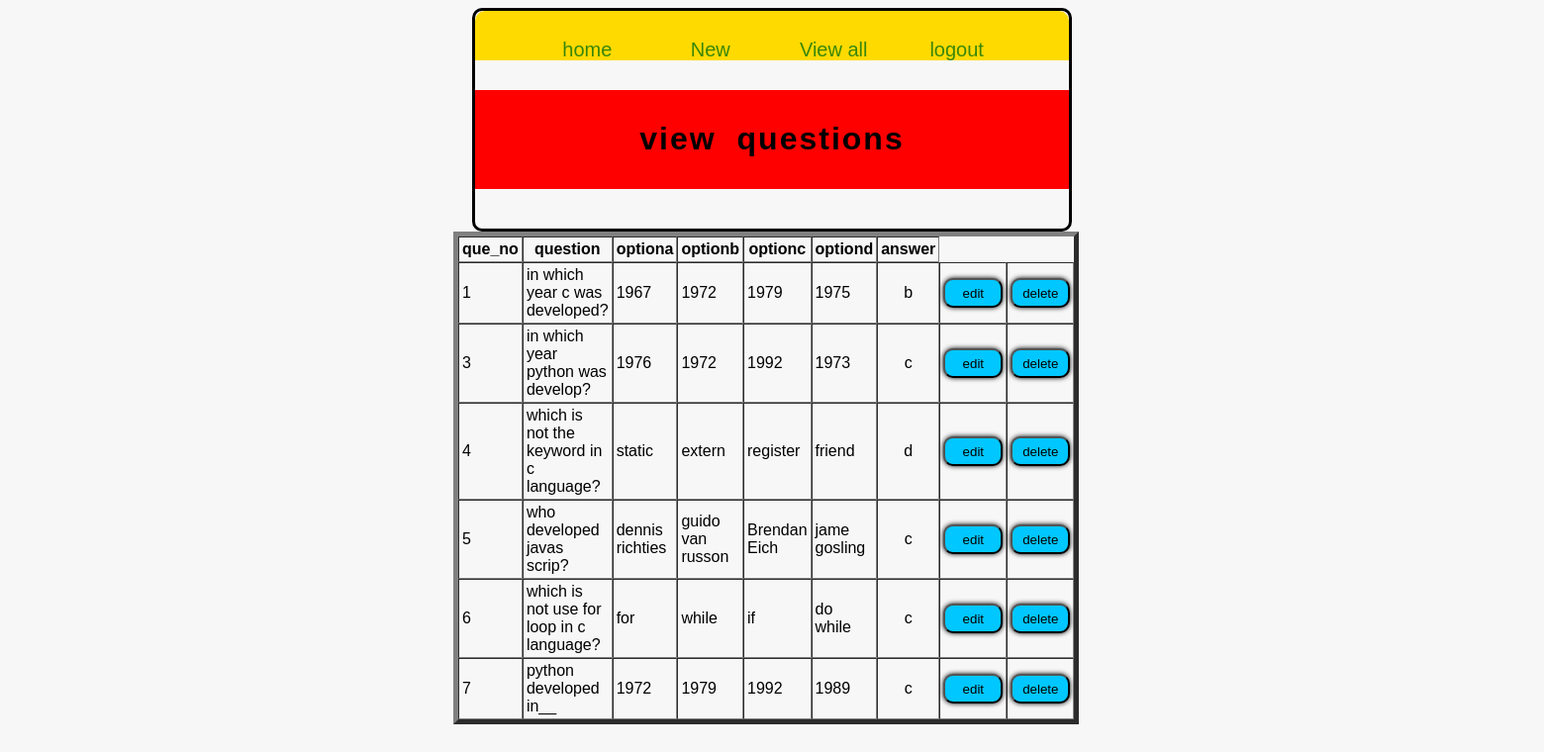
Page /OTS/view-questions/ (signed in) on the committed database.
### OTS/models.py (models this page shows)
class Question(models.Model):
    que_no=models.IntegerField(primary_key=True,auto_created=True)
    que=models.CharField(max_length=200)
    optiona=models.CharField(max_length=100)
    optionb=models.CharField(max_length=100)
    optionc=models.CharField(max_length=100)
    optiond=models.CharField(max_length=100)
    answer=models.CharField(max_length=1)

### OTS/views.py (the view)
# urls.py: path('view-questions/',viewQuestions),#html file
def viewQuestions(request):
    try:
      if request.session['username']=='Admin':
        pass
      else:
          return HttpResponseRedirect('http://localhost:8000/OTS/Home/')
    except KeyError:
         return HttpResponseRedirect('http://localhost:8000/OTS/login/')
    questions=Question.objects.all()
    res=render(request,'OTS/view_questions.html',{'questions':questions})
    return res

### templates/OTS/view_questions.html (shortened to what this page needs)
<!DOCTYPE html>
{% load static %}
<html lang="en">
<head>
    <link rel="stylesheet" href="{% static 'css/common_header.css' %}">
    <link rel="stylesheet" href="{% static 'css/view_questions.css' %}">
</head>
<body>
    <div class="menu">
        <nav class="links">
            {% if request.session.username == 'Admin' %}
                 <a href="http://localhost:8000/OTS/Home">home</a>
                 <a href="http://localhost:8000/OTS/new-question/">New</a>
                 <a href="http://localhost:8000/OTS/view-questions/">View all</a>
                 <a href="http://localhost:8000/OTS/logout/">logout</a>
            {% else %}
                 <a href="http://localhost:8000/OTS/start-test/">start test</a>
                 <a href="http://localhost:8000/OTS/logout">logout</a>
            {% endif %}
        </nav>
        <div class="heading">
           <h1>view questions</h1>
        </div>
    </div>
   <div id="table">
       <table border="5" cellpadding="3" cellspacing="0" width="2">
          <tr>
            <th>que_no</th>
            <th>question</th>
            <th>optiona</th>
            <th>optionb</th>
            <th>optionc</th>
            <th>optiond</th>
            <th>answer</th>
        </tr>
        <tr>
            {% for question in questions %}
              <tr>
                  <td>{{question.que_no}}</td>
                  <td>{{question.que}}</td>
                  <td>{{question.optiona}}</td>
                  <td>{{question.optionb}}</td>
                  <td>{{question.optionc}}</td>
                  <td>{{question.optiond}}</td>
                  <td style="text-align:center;">{{question.answer}}</td>
                  <td><a href="http://localhost:8000/OTS/edit-question?que_no={{question.que_no}}"><button class="button">edit</button></a></td>
                  <td><a href="http://localhost:8000/OTS/delete-question?que_no={{question.que_no}}"><button class="button">delete</button></a></td>
              </tr>
            {% endfor%}
        </tr>
     </table>
   </div>
</body>
</html>

### static/css/common_header.css (style rules this page uses)
body { background-color: rgb(213 213 213 / 19%); font-family: 'Franklin Gothic Medium', 'Arial Narrow', Arial, sans-serif; }
.menu { position: relative; border-style: solid; width: 600px; text-align: center; margin: auto; height: 220px; border-radius: 10px; }
.menu .links { width: 600px; height: 50px; background-color: #ffda00; margin-bottom: 30px; border-top-left-radius: 10px; border-top-right-radius: 10px; }
.menu .links a { position: relative; top:28px; display: inline-block; width: 100px; padding-left:10px; padding-right:10px; font-size: 20px; border-radius: 5px; text-decoration: none; color:#39870a; }
.menu .heading { background-color: red; padding-top: 10px; padding-bottom: 10px; word-spacing: 10px; letter-spacing:2px; }

### static/css/view_questions.css (style rules this page uses)
#table { position: relative; left:450px; }
.button { background-color: #00c7ff; border-radius: 10px; height: 30px; width: 60px; box-shadow: 0px 0px 5px black; cursor: pointer; }

### rows in the picture
Question: que_no "1", que "in which year c was developed?", optiona "1967", optionb "1972", optionc "1979", optiond "1975", answer "b"
Question: que_no "3", que "in which year python was develop?", optiona "1976", optionb "1972", optionc "1992", optiond "1973", answer "c"
Question: que_no "4", que "which is not the keyword in c language?", optiona "static", optionb "extern", optionc "register", optiond "friend", answer "d"
Question: que_no "5", que "who developed javas scrip?", optiona "dennis richties", optionb "guido van russon", optionc "Brendan Eich", optiond "jame gosling", answer "c"
Question: que_no "6", que "which is not use for loop in c language?", optiona "for", optionb "while", optionc "if", optiond "do while", answer "c"
Question: que_no "7", que "python developed in__", optiona "1972", optionb "1979", optionc "1992", optiond "1989", answer "c"
